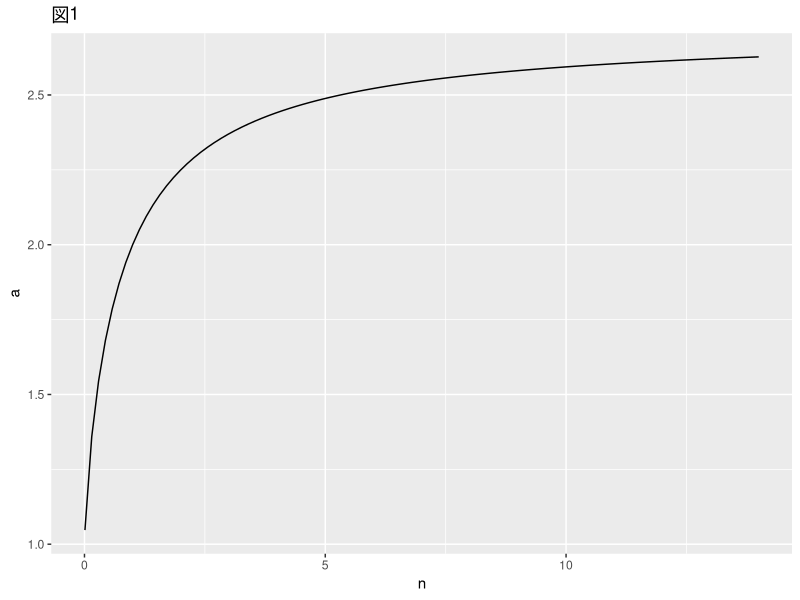

This figure's R source:
## ---- chunk 1
knitr::opts_chunk$set(echo = TRUE)
## ---- chunk 2
n<-seq(.01,14,length=100)
a<-(1+1/n)^n
library(ggplot2)
qplot(n,a,geom="line",main="図1")
